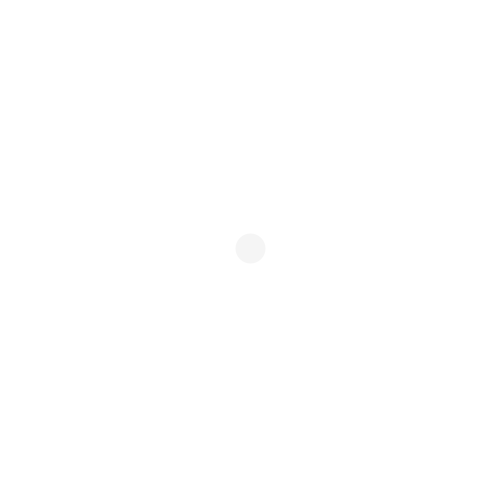
Frame 1 (no input)
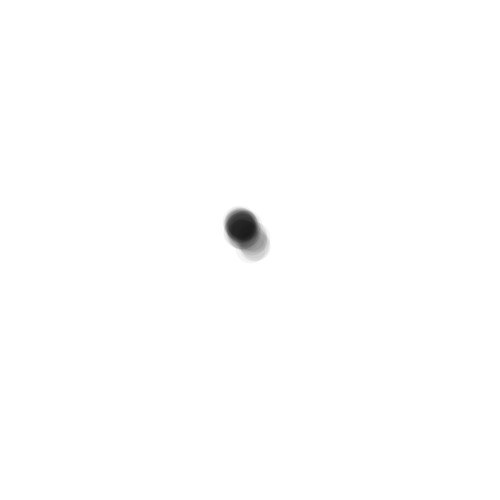
Frame 60 (the mouse pressed at the canvas centre just before this capture)
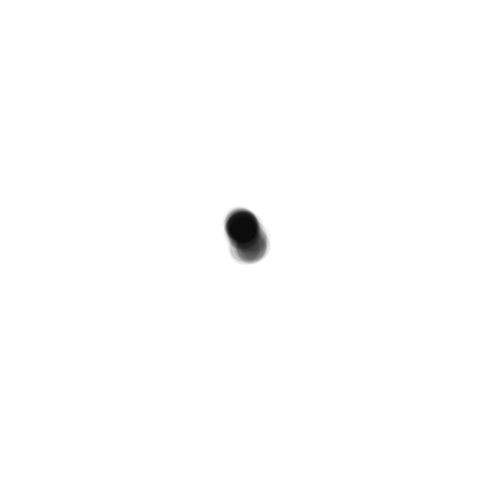
Frame 120 (the mouse held since frame 60 and released just before this capture)

The Processing sketch that drew these frames (run headless with seeded random() and noise(); from frame 60 on, the mouse is pressed at the canvas centre):

// Processing sketch: muchaRuchyBrowna_
// ── muchaRuchyBrowna_.pde
void setup()
{
  size(500, 500);
  strokeWeight(30);
  stroke(0, 10);
  background(255);
}

float x = 250;
float y = 250;

void draw()
{
  x = x + random(-3, 3);
  y = y + random(-3, 3);
  point(x, y);
}
